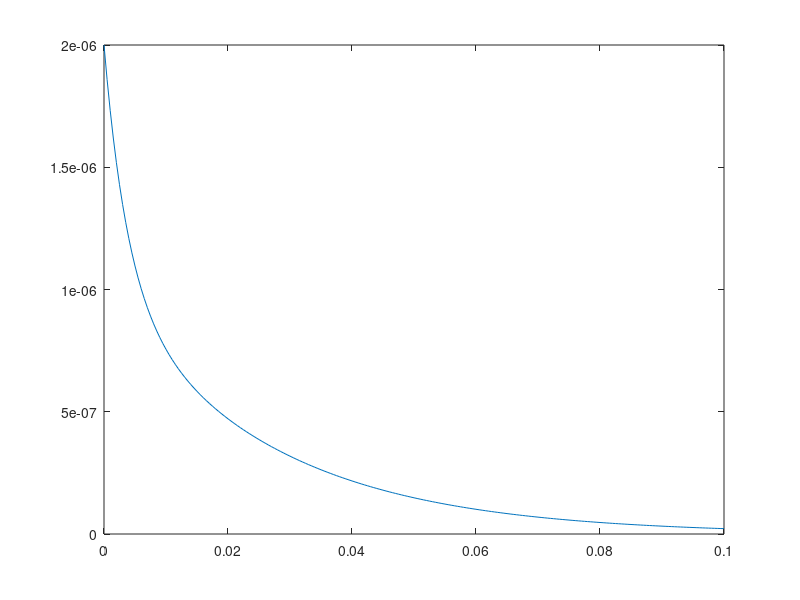

This chart was generated by the following MATLAB code:
% CH2MP1.m : Chapter 2, MATLAB Program 1
% Script M-file determines characteristic roots of op-amp circuit.
% Set component values:
R = [1e4, 1e4, 1e4];
C = [1e-6, 1e-6];
% Determine coefficients for characteristic equation:
A = [1, (1/R(1)+1/R(2)+1/R(3))/C(2), 1/(R(1)*R(2)*C(1)*C(2))];
% Determine characteristic roots:
lambda = roots(A);
%38 and 61
%generate characteristic polynomial specific by values of lambda
poly(lambda);

figure;
t=0:0.0005:0.1; 
u=@(t) 1.0* (t>=0);
%creating impulse response calculated using exponential terms from
%characteristic roots multiplied with step function u(t)
%The coefficients C(1) & C(2) scale the contribution of each root
%exponential terms represent oscillatory behavior
h = @(t) (C(1).* exp(lambda(1).*t) + C(2).* exp(lambda(2).*t)).*(u(t));
plot(t,h(t));


